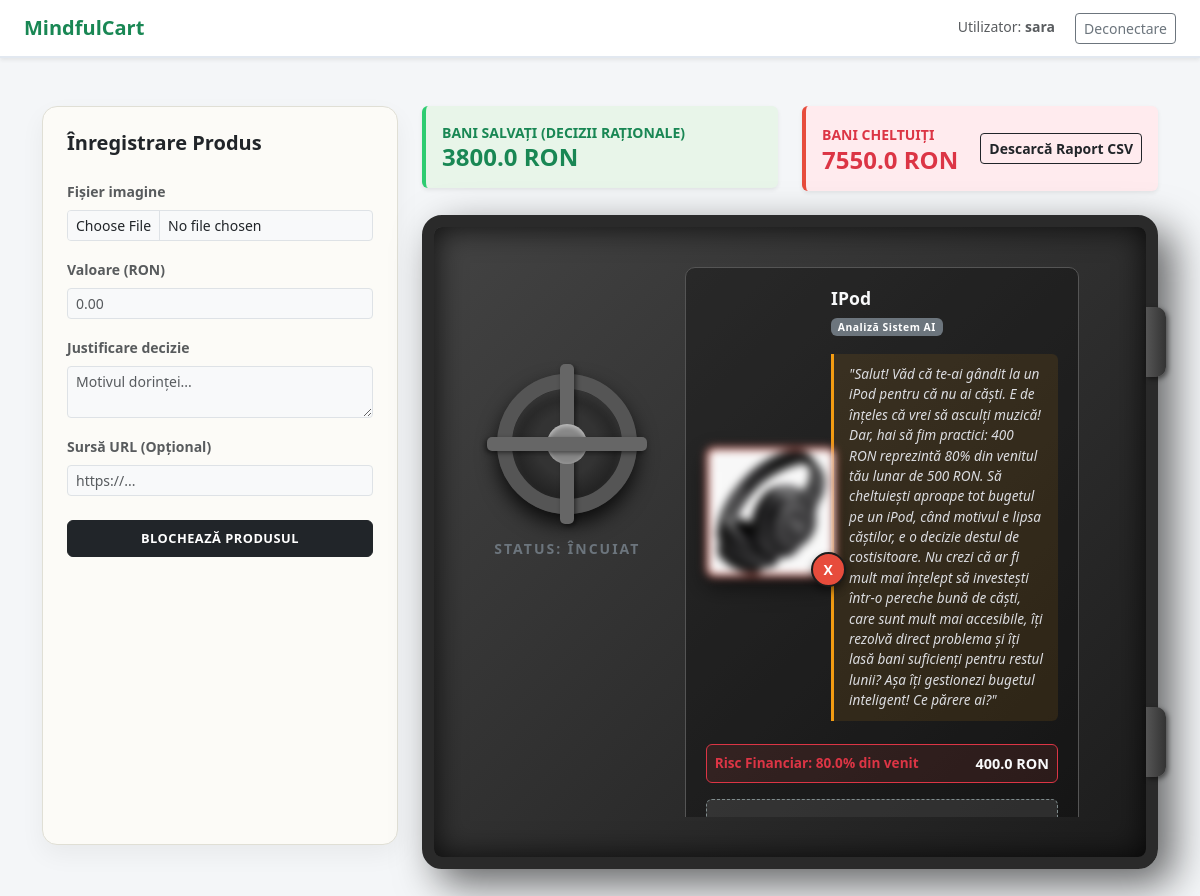
Screenshot of / (signed in) with the database file from the repository.
### app.py (models this page shows)
class User(UserMixin, db.Model):
    id = db.Column(db.Integer, primary_key=True)
    username = db.Column(db.String(150), unique=True, nullable=False)
    password = db.Column(db.String(150), nullable=False)
    venit_lunar = db.Column(db.Float, nullable=False, default=0.0)
    dorinte = db.relationship('WishItem', backref='user', lazy=True)

class WishItem(db.Model):
    id = db.Column(db.Integer, primary_key=True)
    nume = db.Column(db.String(150), nullable=False)
    pret = db.Column(db.Float, nullable=False)
    nume_poza = db.Column(db.String(150), nullable=False)
    raspuns_ai = db.Column(db.Text, nullable=False)
    procent_venit = db.Column(db.Float)
    link_produs = db.Column(db.String(200), nullable=False)
    status = db.Column(db.String(50), default='În așteptare')
    data_adaugare = db.Column(db.DateTime, default=datetime.now)
    user_id = db.Column(db.Integer, db.ForeignKey('user.id'), nullable=False)

### app.py (the view)
@app.route('/')
@login_required
def home():
    produse_in_asteptare = WishItem.query.filter_by(
        user_id=current_user.id,
        status='În așteptare'
    ).order_by(WishItem.id.desc()).all()
    produse_salvate = WishItem.query.filter_by(user_id=current_user.id, status='Salvat').all()
    produse_cumparate = WishItem.query.filter_by(user_id=current_user.id, status='Achiziționat').all()
    bani_salvati = sum(p.pret for p in produse_salvate)
    bani_cheltuiti = sum(p.pret for p in produse_cumparate)
    return render_template('index.html',
                           produse=produse_in_asteptare,
                           bani_salvati=bani_salvati,
                           bani_cheltuiti=bani_cheltuiti)

### app.py (called while the page is built)
@login_manager.user_loader
def load_user(user_id):
    return db.session.get(User, int(user_id))

### templates/index.html (shortened to what this page needs)
<!DOCTYPE html>
<html lang="ro">
<head>
    <link href="https://cdn.jsdelivr.net/npm/bootstrap@5.3.0/dist/css/bootstrap.min.css" rel="stylesheet">
</head>
<body>
    <nav class="navbar navbar-expand-lg navbar-custom px-4 shadow-sm">
        <a class="navbar-brand text-success fw-bold" href="#">MindfulCart</a>
        <div class="ms-auto text-end">
            <span class="me-3 text-muted small">Utilizator: <strong>{{ current_user.username }}</strong></span>
            <a href="/logout" class="btn btn-sm btn-outline-secondary">Deconectare</a>
        </div>
    </nav>
    <div class="container mt-5 mb-5">
        <div class="row">
            <div class="col-lg-4 mb-4">
                <div class="card form-card p-4 h-100">
                    <h5 class="fw-bold mb-4">Înregistrare Produs</h5>
                    <form action="/analizeaza" method="POST" enctype="multipart/form-data">
                        <div class="mb-3">
                            <label class="form-label text-muted fw-bold small">Fișier imagine</label>
                            <input type="file" class="form-control form-control-sm bg-light" name="poza_produs" accept="image/*" required>
                        </div>
                        <div class="mb-3">
                            <label class="form-label text-muted fw-bold small">Valoare (RON)</label>
                            <input type="number" step="0.01" class="form-control form-control-sm bg-light" name="pret_produs" required placeholder="0.00">
                        </div>
                        <div class="mb-3">
                            <label class="form-label text-muted fw-bold small">Justificare decizie</label>
                            <textarea class="form-control form-control-sm bg-light" name="motiv" rows="2" required placeholder="Motivul dorinței..."></textarea>
                        </div>
                        <div class="mb-4">
                            <label class="form-label text-muted fw-bold small">Sursă URL (Opțional)</label>
                            <input type="url" class="form-control form-control-sm bg-light" name="link_produs" placeholder="https://...">
                        </div>
                        <button type="submit" class="btn btn-dark w-100 fw-bold py-2 btn-action">Blochează Produsul</button>
                    </form>
                </div>
            </div>
            <div class="col-lg-8">
                <div class="row mb-4">
                    <div class="col-md-6 mb-3 mb-md-0">
                        <div class="card p-3 border-0 shadow-sm" style="background-color: #e8f5e9; border-left: 4px solid #2ecc71 !important;">
                            <span class="text-success small fw-bold text-uppercase">Bani Salvați (Decizii Raționale)</span>
                            <h4 class="text-success mb-0 fw-bold">{{ bani_salvati | default('0') }} RON</h4>
                        </div>
                    </div>
                    <div class="col-md-6">
                        <div class="card p-3 border-0 shadow-sm" style="background-color: #ffebee; border-left: 4px solid #e74c3c !important; display: flex; flex-direction: row; justify-content: space-between; align-items: center;">
                            <div>
                                <span class="text-danger small fw-bold text-uppercase">Bani Cheltuiți</span>
                                <h4 class="text-danger mb-0 fw-bold">{{ bani_cheltuiti | default('0') }} RON</h4>
                            </div>
                            <a href="/raport" class="btn btn-sm btn-outline-dark fw-bold">Descarcă Raport CSV</a>
                        </div>
                    </div>
                </div>
                {% if not produse %}
                <div class="safe-container justify-content-center text-center opacity-75">
                    <div>
                        <h4 class="text-secondary mb-2">Seiful este gol</h4>
                        <p class="text-secondary small">Nu există produse în perioada de evaluare.</p>
                    </div>
                </div>
                {% else %}
                <div class="safe-container">
                    <div class="safe-hinge-1"></div>
                    <div class="safe-hinge-2"></div>
                    <div class="row w-100 align-items-start">
                        <div class="col-md-4 text-center mb-4 mb-md-0 d-flex flex-column align-items-center justify-content-center" style="min-height: 400px;">
                            <div class="safe-wheel">
                                <div class="safe-wheel-center"></div>
                            </div>
                            <span class="text-secondary small fw-bold mt-4" style="letter-spacing: 2px;">STATUS: ÎNCUIAT</span>
                        </div>
                        <div class="col-md-8 safe-items-container">
                            {% for produs in produse %}
                            <div class="item-card">
                                <div class="row align-items-center">
                                    <div class="col-sm-4 text-center mb-3 mb-sm-0">
                                        <div class="item-blocat-wrapper">
                                            <img src="/static/uploads/{{ produs.nume_poza }}" class="item-blocat" alt="Produs">
                                            <div class="lock-icon-badge">X</div>
                                        </div>
                                    </div>
                                    <div class="col-sm-8">
                                        <div class="d-flex justify-content-between align-items-start mb-1">
                                            <h5 class="text-light text-capitalize fw-bold mb-0" style="font-size: 1.1rem;">{{ produs.nume }}</h5>
                                        </div>
                                        <span class="badge bg-secondary mb-2" style="font-size: 0.65rem; letter-spacing: 0.5px;">Analiză Sistem AI</span>
                                        <div class="ai-verdict-box">
                                            "{{ produs.raspuns_ai }}"
                                        </div>
                                    </div>
                                </div>
                                <div class="mt-2 p-2 border border-danger rounded text-start" style="background-color: rgba(232, 75, 60, 0.1);">
                                    <div class="d-flex justify-content-between align-items-center">
                                        <strong class="text-danger" style="font-size: 0.85rem;">Risc Financiar: {{ produs.procent_venit }}% din venit</strong>
                                        <span class="text-light fw-bold" style="font-size: 0.9rem;">{{ produs.pret }} RON</span>
                                    </div>
                                </div>
                                 <div class="mt-3 text-center p-3 rounded" style="background-color: rgba(255,255,255,0.1); border: 1px dashed #7f8c8d">
                                    <span class="text-warning small fw-bold text-uppercase" style="letter-spacing: 1px;">Timp de evaluare rămas: </span><br>
                                 </div>
                            </div>
                            {% endfor %}
                        </div>
                    </div>
                </div>
                {% endif %}
            </div>
        </div>
    </div>
</body>
</html>

### templates/index.html (style rules this page uses)
body { background-color: #f4f6f8; }
.navbar-custom { background-color: #ffffff; border-bottom: 2px solid #e2e8f0; }
.form-card { background-color: #fcfbf7; border: 1px solid #e0dfd5; border-radius: 15px; box-shadow: 0 10px 25px rgba(0,0,0,0.05); }
.safe-container { background: linear-gradient(135deg, #434343 0%, #1c1c1c 100%); border: 12px solid #2a2a2a; border-radius: 20px; box-shadow: 15px 15px 40px rgba(0,0,0,0.6), inset 0 0 30px rgba(0,0,0,0.8); position: relative; color: white; padding: 40px; min-height: 480px; display: flex; align-items: center; }
.safe-hinge-1, .safe-hinge-2 { position: absolute; right: -20px; width: 20px; height: 70px; background: linear-gradient(to right, #555, #333); border-radius: 0 10px 10px 0; box-shadow: 2px 2px 5px rgba(0,0,0,0.5); }
.safe-hinge-1 { top: 80px; }
.safe-hinge-2 { bottom: 80px; }
.safe-wheel { width: 140px; height: 140px; border-radius: 50%; border: 15px solid #555; background: radial-gradient(circle, #333 40%, #111 100%); box-shadow: 0 10px 20px rgba(0,0,0,0.8), inset 0 5px 10px rgba(255,255,255,0.1); position: relative; margin: 0 auto; }
.safe-wheel::before, .safe-wheel::after { content: ''; position: absolute; background: #666; width: 14px; height: 160px; top: -25px; left: 48px; border-radius: 5px; box-shadow: 2px 2px 5px rgba(0,0,0,0.5); }
.safe-wheel::after { transform: rotate(90deg); }
.safe-wheel-center { position: absolute; background: #888; width: 40px; height: 40px; top: 35px; left: 35px; border-radius: 50%; box-shadow: inset 0 2px 5px rgba(255,255,255,0.5); }
.item-blocat-wrapper { position: relative; display: inline-block; }
.item-blocat { border-radius: 8px; max-width: 130px; height: auto; border: 3px solid #e74c3c; filter: blur(4px) grayscale(30%); box-shadow: 0 10px 20px rgba(0,0,0,0.5); transition: 0.3s; }
.lock-icon-badge { position: absolute; bottom: -10px; right: -10px; background-color: #e74c3c; color: white; font-size: 14px; font-weight: bold; width: 35px; height: 35px; border-radius: 50%; display: flex; align-items: center; justify-content: center; box-shadow: 0 4px 8px rgba(0,0,0,0.4); border: 2px solid #1c1c1c; }
.ai-verdict-box { background-color: rgba(243, 156, 18, 0.1); border-left: 3px solid #f39c12; color: #dcdde1; padding: 10px 15px; margin-top: 10px; margin-bottom: 15px; font-size: 0.85rem; border-radius: 0 6px 6px 0; font-style: italic; }
.safe-items-container { max-height: 550px; overflow-y: auto; padding-right: 15px; }
.item-card { background: rgba(0,0,0,0.3); border: 1px solid #555; border-radius: 10px; padding: 20px; margin-bottom: 20px; text-align: left; }
.btn-action { font-size: 0.8rem; text-transform: uppercase; letter-spacing: 0.5px; }

### rows the page displays
User: username "sara"
WishItem: nume_poza (picture), nume "IPod", raspuns_ai "Salut! Văd că te-ai gândit la un iPod pentru că nu ai căști. E de înțeles că vrei să asculți muzică! Dar, hai să fim practici: 400 RON reprezintă 80% din venitul tău lunar de 500 RON. Să cheltuiești aproape tot bugetul pe un iPod, când motivul e lipsa căștilor, e o decizie destul de costisitoare. Nu crezi că ar fi mult mai înțelept să investești într-o pereche bună de căști, care sunt mult mai accesibile, îți rezolvă direct problema și îți lasă bani suficienți pentru restul lunii? Așa îți gestionezi bugetul inteligent! Ce părere ai?", procent_venit "80.0", pret "400.0"

### other values shown
{{ bani_salvati | default('0') }} "3800.0"
{{ bani_cheltuiti | default('0') }} "7550.0"
